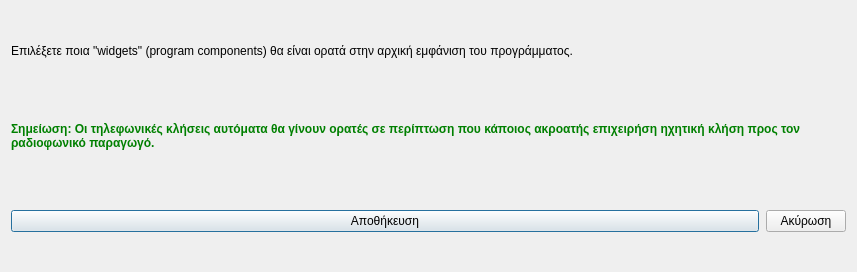
<?xml version="1.0" encoding="UTF-8"?>
<ui version="4.0">
 <class>Dialog</class>
 <widget class="QDialog" name="Dialog">
  <property name="geometry">
   <rect>
    <x>0</x>
    <y>0</y>
    <width>857</width>
    <height>272</height>
   </rect>
  </property>
  <property name="windowTitle">
   <string>Ορατά πεδία προγράμματος</string>
  </property>
  <property name="windowIcon">
   <iconset resource="../../icons.qrc">
    <normaloff>:/rest-windows/assets/images/rest-windows/program.png</normaloff>:/rest-windows/assets/images/rest-windows/program.png</iconset>
  </property>
  <layout class="QGridLayout" name="gridLayout_2">
   <item row="2" column="0">
    <widget class="QFrame" name="frame_4">
     <property name="styleSheet">
      <string notr="true">QFrame{border:none;}</string>
     </property>
     <property name="frameShape">
      <enum>QFrame::StyledPanel</enum>
     </property>
     <property name="frameShadow">
      <enum>QFrame::Raised</enum>
     </property>
     <layout class="QHBoxLayout" name="horizontalLayout_2">
      <property name="spacing">
       <number>7</number>
      </property>
      <property name="leftMargin">
       <number>0</number>
      </property>
      <property name="topMargin">
       <number>0</number>
      </property>
      <property name="rightMargin">
       <number>0</number>
      </property>
      <property name="bottomMargin">
       <number>0</number>
      </property>
      <item>
       <widget class="QPushButton" name="save">
        <property name="sizePolicy">
         <sizepolicy hsizetype="Expanding" vsizetype="Maximum">
          <horstretch>0</horstretch>
          <verstretch>0</verstretch>
         </sizepolicy>
        </property>
        <property name="minimumSize">
         <size>
          <width>0</width>
          <height>0</height>
         </size>
        </property>
        <property name="text">
         <string>Αποθήκευση</string>
        </property>
        <property name="icon">
         <iconset resource="../../icons.qrc">
          <normaloff>:/rest-windows/assets/images/rest-windows/save.png</normaloff>:/rest-windows/assets/images/rest-windows/save.png</iconset>
        </property>
       </widget>
      </item>
      <item>
       <widget class="QPushButton" name="cancel">
        <property name="sizePolicy">
         <sizepolicy hsizetype="Minimum" vsizetype="Maximum">
          <horstretch>0</horstretch>
          <verstretch>0</verstretch>
         </sizepolicy>
        </property>
        <property name="minimumSize">
         <size>
          <width>0</width>
          <height>0</height>
         </size>
        </property>
        <property name="text">
         <string>Ακύρωση</string>
        </property>
       </widget>
      </item>
     </layout>
    </widget>
   </item>
   <item row="0" column="0">
    <widget class="QLabel" name="label">
     <property name="text">
      <string>Επιλέξετε ποια &quot;widgets&quot; (program components) θα είναι ορατά στην αρχική εμφάνιση του προγράμματος.</string>
     </property>
    </widget>
   </item>
   <item row="1" column="0">
    <widget class="QLabel" name="label_2">
     <property name="styleSheet">
      <string notr="true">QLabel{
	font-weight:bold;
	color:green;
}</string>
     </property>
     <property name="text">
      <string>Σημείωση: Οι τηλεφωνικές κλήσεις αυτόματα θα γίνουν ορατές σε περίπτωση που κάποιος ακροατής επιχειρήση ηχητική κλήση προς τον ραδιοφωνικό παραγωγό.</string>
     </property>
     <property name="wordWrap">
      <bool>true</bool>
     </property>
    </widget>
   </item>
  </layout>
 </widget>
 <tabstops>
  <tabstop>save</tabstop>
  <tabstop>cancel</tabstop>
 </tabstops>
 <resources>
  <include location="../../icons.qrc"/>
 </resources>
 <connections/>
</ui>
